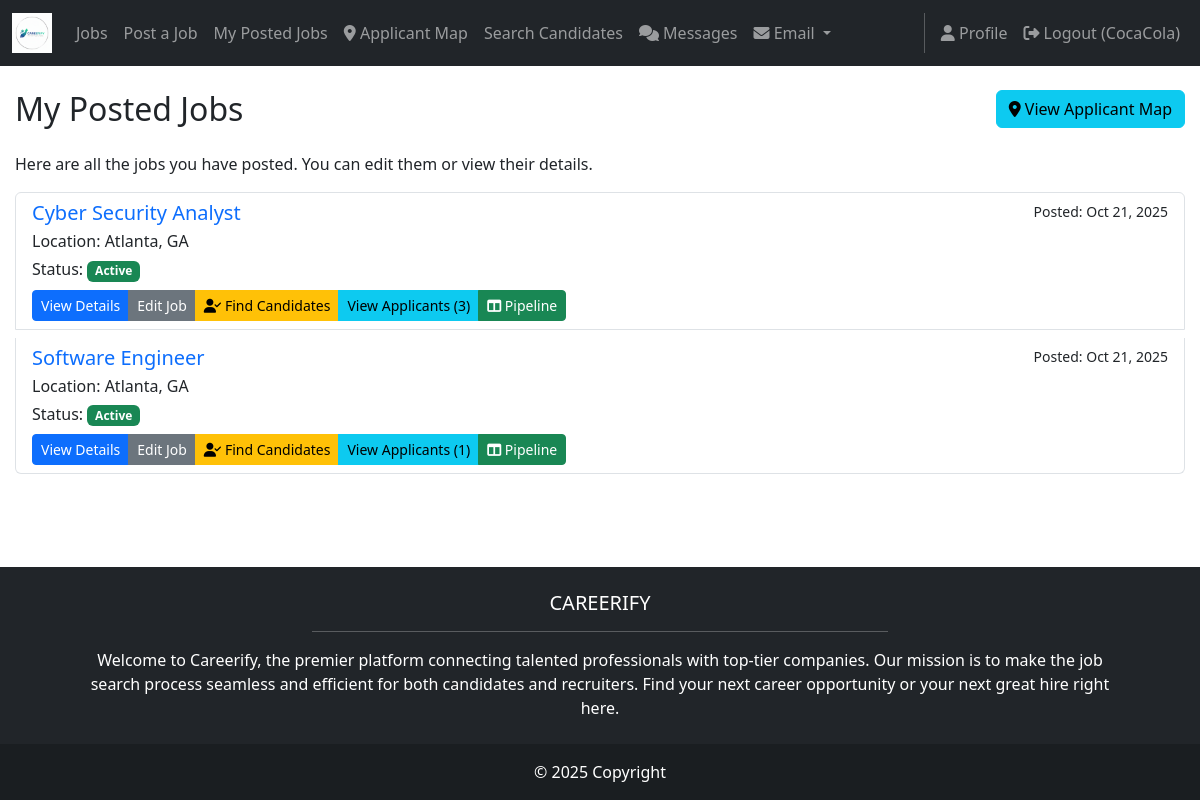
The page /jobs/my-posted-jobs/ (signed in) on the database its author committed.
### jobpostings/models.py (models this page shows, shortened)
class JobPosting(models.Model):
    EMPLOYMENT_TYPE_CHOICES = (
        ('full_time', 'Full-time'),
        ('part_time', 'Part-time'),
        ('contract', 'Contract'),
        ('internship', 'Internship'),
        ('temporary', 'Temporary'),
        ('other', 'Other'),
    )
    company_name = models.CharField(max_length=150)
    title = models.CharField(max_length=150)
    city = models.CharField(max_length=100, default='')
    state = models.CharField(max_length=50, default='')
    address = models.CharField(max_length=50, blank=True, help_text="Address")
    pay_min = models.DecimalField(max_digits=10, decimal_places=2, null=True, blank=True)
    pay_max = models.DecimalField(max_digits=10, decimal_places=2, null=True, blank=True)
    currency = models.CharField(max_length=10, default='USD')
    employment_type = models.CharField(max_length=20, choices=EMPLOYMENT_TYPE_CHOICES, default='full_time')
    description = models.TextField()
    benefits = models.TextField(blank=True)
    required_skills = models.TextField(blank=True, help_text="List of skills required for this role (comma, semicolon, or newline separated)")
    application_url = models.URLField(blank=True)
    application_email = models.EmailField(blank=True)
    posted_by = models.ForeignKey(User, on_delete=models.SET_NULL, null=True, blank=True, related_name='job_postings')
    created_at = models.DateTimeField(auto_now_add=True)
    updated_at = models.DateTimeField(auto_now=True)
    is_active = models.BooleanField(default=True)
    class Meta:
        ordering = ['-created_at']
    def location_display(self) -> str:
        return f"{self.city}, {self.state}"

### jobpostings/views.py (the view)
# urls.py: path('my-posted-jobs/', views.my_posted_jobs, name='my_posted_jobs'),
@login_required
def my_posted_jobs(request):
    if not request.user.profile or request.user.profile.account_type != 'employer':
        messages.error(request, 'You do not have permission to view this page.')
        return redirect('home.index') # Or wherever you want to send non-employers
    posted_jobs = JobPosting.objects.filter(posted_by=request.user).order_by('-created_at')
    context = {
        'posted_jobs': posted_jobs
    }
    return render(request, 'jobpostings/my_posted_jobs.html', context)

### messaging/context_processors.py (called while the page is built)
def unread_message_count(request):
    if request.user.is_authenticated:
        unread_count = Message.objects.filter(
            conversation__participants=request.user,
            is_read=False
        ).exclude(sender=request.user).count()
        return {'unread_message_count': unread_count}
    return {'unread_message_count': 0}

### jobpostings/templates/jobpostings/my_posted_jobs.html
{% extends "base.html" %}
{% block content %}
<div class="container mt-4">
    <div class="d-flex justify-content-between align-items-center mb-4">
        <h2 class="mb-0">My Posted Jobs</h2>
        <a href="{% url 'jobpostings:applicant_map' %}" class="btn btn-info">
            <i class="fas fa-map-marker-alt"></i> View Applicant Map
        </a>
    </div>
    {% if posted_jobs %}
        <p>Here are all the jobs you have posted. You can edit them or view their details.</p>
        <div class="list-group">
            {% for job in posted_jobs %}
                <div class="list-group-item list-group-item-action flex-column align-items-start mb-2">
                    <div class="d-flex w-100 justify-content-between">
                        <h5 class="mb-1"><a href="{% url 'jobpostings:detail' job.id %}" class="text-decoration-none">{{ job.title }}</a></h5>
                        <small>Posted: {{ job.created_at|date:"M d, Y" }}</small>
                    </div>
                    <p class="mb-1">
                        Location: {{ job.location_display }}
                    </p>
                    <p class="mb-2">
                        Status: {% if job.is_active %}<span class="badge bg-success">Active</span>{% else %}<span class="badge bg-secondary">Inactive</span>{% endif %}
                    </p>
                    <div class="btn-group" role="group">
                        <a href="{% url 'jobpostings:detail' job.id %}" class="btn btn-primary btn-sm">View Details</a>
                        <a href="{% url 'jobpostings:edit' job.id %}" class="btn btn-secondary btn-sm">Edit Job</a>
                        <a href="{% url 'jobpostings:candidate_recommendations' job.id %}" class="btn btn-warning btn-sm">
                            <i class="fas fa-user-check"></i> Find Candidates
                        </a>
                        <a href="{% url 'jobpostings:view_applicants' job.id %}" class="btn btn-info btn-sm">
                            View Applicants ({{ job.applications.count }})
                        </a>
                        {% if job.applications.count > 0 %}
                        <a href="{% url 'jobpostings:pipeline' job.id %}" class="btn btn-success btn-sm">
                            <i class="fas fa-columns"></i> Pipeline
                        </a>
                        {% endif %}
                    </div>
                    </div>
            {% endfor %}
        </div>
    {% else %}
        <div class="alert alert-info" role="alert">
            You have not posted any jobs yet.
        </div>
    {% endif %}
</div>
{% endblock content %}

### JobRecruiter/templates/base.html (shortened to what this page needs)
<!DOCTYPE html>
<html>
    {%load static%}
  <head>
    <link href=
      "https://cdn.jsdelivr.net/npm/bootstrap@5.3.3/dist/css/bootstrap.min.css" rel="stylesheet">
    <link rel= "stylesheet"  href="https://cdnjs.cloudflare.com/ajax/libs/font-awesome/6.1.1/css/all.min.css">
    <link rel="stylesheet" type="text/css" href="{% static 'css/style.css' %}">
  </head>
  <body class="d-flex flex-column min-vh-100">
    <nav class="navbar navbar-expand-lg navbar-dark bg-dark">
    <div class="container-fluid">
        <a class="navbar-brand" href="{% url 'home.index' %}">
            <img src="{% static 'img/careerifylogo.png' %}" alt="Logo" height="40">
        </a>
        <div class="collapse navbar-collapse" id="mainNavbar">
            <ul class="navbar-nav me-auto mb-2 mb-lg-0">
                <li class="nav-item">
                    <a class="nav-link" href="{% url 'jobpostings:list' %}">Jobs</a>
                </li>
                {% if user.is_authenticated and user.profile.account_type == 'employer' %}
                <li class="nav-item">
                    <a class="nav-link" href="{% url 'jobpostings:create' %}">Post a Job</a>
                </li>
                <li class="nav-item">
                  <a class="nav-link" href="{% url 'jobpostings:my_posted_jobs' %}">My Posted Jobs</a>
              </li>
                <li class="nav-item">
                  <a class="nav-link" href="{% url 'jobpostings:applicant_map' %}">
                      <i class="fas fa-map-marker-alt"></i> Applicant Map
                  </a>
              </li>
              <li class="nav-item">
                <a class="nav-link" href="{% url 'search_candidates' %}">Search Candidates</a>
                </li>
                {% endif %}
                {% if user.is_authenticated %}
                <li class="nav-item">
                    <a class="nav-link" href="{% url 'messaging:inbox' %}">
                        <i class="fas fa-comments"></i> Messages
                    </a>
                </li>
                <li class="nav-item dropdown">
                    <a class="nav-link dropdown-toggle" href="#" id="emailDropdown" role="button" data-bs-toggle="dropdown" aria-expanded="false">
                        <i class="fas fa-envelope"></i> Email
                    </a>
                </li>
                {% endif %}
                </ul>
                <div class="navbar-nav">
                  {% if user.is_authenticated %}
                      <a class="nav-link" href="{% url 'accounts.profile' %}">
                          <i class="fas fa-user"></i> Profile
                      </a>
                      <a class="nav-link" href="{% url 'accounts.logout' %}">
                          <i class="fas fa-sign-out-alt"></i> Logout ({{ user.username }})
                      </a>
                  {% endif %}
              </div>
        </div>
    </div>
</nav>
    <main class='flex-grow-1'>
      {% block content %}
      {% endblock content %}
    </main>
    <footer class="bg-dark text-center text-white">
      <div class="container p-4 pb-0">
        <section class="mb-4">
          <h5 class="text-uppercase">Careerify</h5>
          <hr class="w-50 mx-auto" />
          <p class="px-md-5">
            Welcome to Careerify, the premier platform connecting talented professionals with top-tier companies. Our mission is to make the job search process seamless and efficient for both candidates and recruiters. Find your next career opportunity or your next great hire right here.
          </p>
        </section>
        </div>
      <div class="text-center p-3" style="background-color: rgba(0, 0, 0, 0.2);">
        © 2025 Copyright
      </div>
      </footer>
  </body>
</html>

### JobRecruiter/static/css/style.css (style rules this page uses)
.text-center { text-align: center !important; }
.container { max-width: 1200px; margin: 0 auto; padding: 0 15px; }
main { flex: 1; }

### rows shown on the page
JobPosting: title "Cyber Security Analyst", created_at "Oct 21, 2025", location_display "Atlanta, GA", is_active "Active", applications.count "3", shows "Pipeline"
JobPosting: title "Software Engineer", created_at "Oct 21, 2025", location_display "Atlanta, GA", is_active "Active", applications.count "1", shows "Pipeline"

### other values the page prints
{{ user.username }} "CocaCola"
